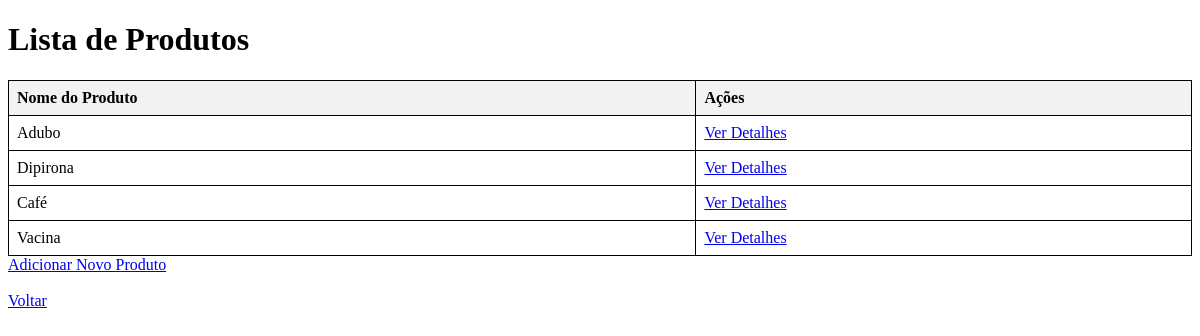
/produtos/, run on the app's committed database.
### app/models.py (models this page shows, shortened)
class Produto(models.Model):
    nome_produto = models.CharField(max_length=100)
    marca = models.ForeignKey(Marca, related_name='produtos', on_delete=models.CASCADE)
    modelo = models.ForeignKey(Modelo, related_name='produtos', on_delete=models.CASCADE)
    fabricante = models.ForeignKey(Fabricante, related_name='produtos', on_delete=models.CASCADE)

### app/views.py (the view)
# urls.py: path('produtos/', views.ProdutoListView.as_view(), name='produto-list'),
class ProdutoListView(ListView):
    model = Produto
    template_name = 'produto_list.html'

### app/templates/produto_list.html (shortened to what this page needs)
<!DOCTYPE html>
<html>
<head>
</head>
<body>
    <h1>Lista de Produtos</h1>
    <table>
        <tr>
            <th>Nome do Produto</th>
            <th>Ações</th>
        </tr>
        {% for produto in object_list %}
            <tr>
                <td>{{ produto.nome_produto }}</td>
                <td>
                    <a href="{% url 'produto-detail' produto.pk %}">Ver Detalhes</a>
                </td>
            </tr>
        {% endfor %}
    </table>
    <a href="{% url 'produto-create' %}">Adicionar Novo Produto</a>
    <br> <br>
    <a href="{% url 'home' %}">Voltar</a>
</body>
</html>

### app/templates/produto_list.html (style rules this page uses)
table { width: 100%; border-collapse: collapse; }
table, th, td { border: 1px solid black; }
th, td { padding: 8px; text-align: left; }
th { background-color: #f2f2f2; }

### data on the page
Produto: nome_produto "Adubo"
Produto: nome_produto "Dipirona"
Produto: nome_produto "Café"
Produto: nome_produto "Vacina"
